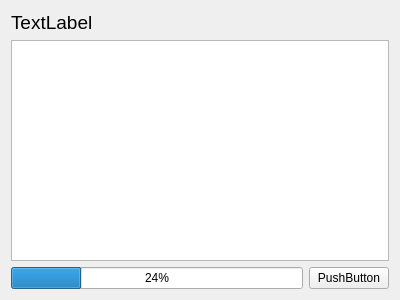
<?xml version="1.0" encoding="UTF-8"?>
<ui version="4.0">
 <class>InstancePanel</class>
 <widget class="QWidget" name="InstancePanel">
  <property name="geometry">
   <rect>
    <x>0</x>
    <y>0</y>
    <width>400</width>
    <height>300</height>
   </rect>
  </property>
  <property name="windowTitle">
   <string>Form</string>
  </property>
  <layout class="QVBoxLayout" name="verticalLayout">
   <item>
    <widget class="QLabel" name="title">
     <property name="sizePolicy">
      <sizepolicy hsizetype="Preferred" vsizetype="Preferred">
       <horstretch>0</horstretch>
       <verstretch>0</verstretch>
      </sizepolicy>
     </property>
     <property name="font">
      <font>
       <pointsize>14</pointsize>
      </font>
     </property>
     <property name="text">
      <string>TextLabel</string>
     </property>
    </widget>
   </item>
   <item>
    <widget class="QTextBrowser" name="description"/>
   </item>
   <item>
    <layout class="QHBoxLayout" name="horizontalLayout">
     <item>
      <widget class="QProgressBar" name="progressBar">
       <property name="value">
        <number>24</number>
       </property>
      </widget>
     </item>
     <item>
      <widget class="QPushButton" name="runInstance">
       <property name="text">
        <string>PushButton</string>
       </property>
      </widget>
     </item>
    </layout>
   </item>
  </layout>
 </widget>
 <resources/>
 <connections/>
</ui>
